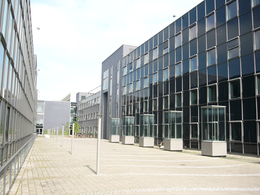
%> input picture images/DAIMI_AU_small.png, 260 x 195 px, shrunk from 1024 x 768 before the run
$ octave --eval "image_compression;"   (GNU Octave 9; MATLAB toolbox functions it lacks are replaced by stand-ins)
%> lines starting %> are read from the running program, lines starting %| are printed output that depends on the picture; long printed decimals are rounded
### h4kmeans.m
function [centroids, clusters] = h4kmeans(D,k,epsilon)
% H4KMEANS runs the K-means argorithm.
%
% [centroids, clusters] = H4KMEANS(D,k,epsilon) takes in a data matrix, a
% number of desired clusters and a min difference between iterations at
% which to stop optimising. It returns the centroids of clusters along with
% cluster assignments for every given data point.

    %% Global variables
    numDim = size(D, 2);
    numOfRows = size(D, 1);


    %% Initialize centroids
    tmp = unique(D, 'rows');
    if size(tmp, 1) >= k
        % Pick k random data points as initial
        permutation = randperm(size(tmp, 1));
        Lastcentroids = tmp(permutation(1 : k), :);
    else
        % All colors can have their own centroid
        Lastcentroids = [tmp ; rand(k - size(tmp, 1), numDim)];
    end

    %% Find "best" cluster assignment iterative
    centroids = Lastcentroids;
    % Everything changes in the begining
    change = Inf;
    while(change > epsilon)
        %% Cluster Assignment Step
        clusters = cell(k, 1); %reset all clusters.
        parfor ii = 1 : k
            clusters{ii} = logical(false(1,numOfRows));
        end

        clusterAssignments = zeros(numOfRows,1);

        parfor xj = 1 : numOfRows
            diff = (ones(k,1)*D(xj,:)) - centroids;
            % ||diff||^2 = sqrt(sum(diff.^2))^2 = sum(diff.^2)
            distance = sum(diff.^2,2);
            [~, idx] = min(distance);
%             clusters{idx}(xj) = true;
            clusterAssignments(xj) = idx;
        end;
        for jj = 1 : numOfRows
            idx = clusterAssignments(jj);
            xj = jj;
            clusters{idx}(xj) = true;
        end

        %% Update centroids
        tempCentroids = centroids;
        parfor i=1: k
           Ck = D(clusters{i}, :);
           if isempty(Ck)
               continue;
           end;
           centroids(i, :) =  1/size(Ck, 1) * sum(Ck, 1);
        end;
        %% Get the change
        change = sum(sum((centroids - Lastcentroids).^2, 2));
        fprintf('Change: %f\n', change);
        Lastcentroids = tempCentroids;
    end;
    %% Convert output
    clusters = convertToClusterAssignment(clusters, k);
end

function dataCluster = convertToClusterAssignment (clusters, k)
% CONVERTTOCLUSTERASSIGNMENT converts to proper output
    dataCluster = zeros(length(clusters{1}),1);
    for ii = 1 : k
        dataCluster(clusters{ii}) = ii;
    end
end

### image_compression.m
function [] = image_compression()
%  This script will load and compress an image using kmeans clustering of
%  colors.
fprintf('\nRunning K-Means clustering on pixels from an image.\n\n');

%  TODO. Load an image. This can be done using the call:
 A = double(imread('images/DAIMI_AU_small.png'));
%  A = double(imread('images/penisr.png'));

% Size of the image
img_size = size(A);
%> img_size = [195 260 3]

% Reshape the image into an N x 3 matrix where N = number of pixels.
% Each row will contain the Red, Green and Blue pixel values.
D = reshape(A, [img_size(1)*img_size(2) img_size(3)]);
originalColors = size(unique(D), 1)+1;
%> originalColors = 257
fprintf('Image contains %d different colors\n', originalColors);
%| Image contains 257 different colors
D = D / 255; % Divide by 255 so that all values are in the range 0 - 1
% Run k-means or EM to form clusters of colors. Experiment with using
% different values for K.
K = 100;
  [centroids, idx] = h4kmeans(D, K, 0.001);
%> in h4kmeans, `Lastcentroids = tmp(permutation(1 : k), :);`: Lastcentroids = 100 rows, first 12: [0.831 0.784 0.678; 0.729 0.714 0.741; 0.427 0.447 0.42; 0.278 0.29 0.31; 0.51 0.522 0.439; 0.412 0.451 0.502; 0.753 0.831 0.863; 0.318 0.361 0.392; 0.482 0.471 0.459; 0.565 0.545 0.502; 0.89 0.871 0.784; 0.506 0.478 0.49]
%> in h4kmeans, `centroids = Lastcentroids;`: centroids has the same summary as Lastcentroids
%> the loop in h4kmeans, `while(change > epsilon)` made 11 passes
%> change on passes 1 to 11: 0.0361, 0.0626, 0.0153, 0.00825, 0.00652, 0.0057, 0.00387, 0.00254, 0.00153, 0.00105, 0.000765
%| Change: 0.03614
%| Change: 0.06265
%| Change: 0.01532
%| Change: 0.008253
%| Change: 0.006524
%| Change: 0.005698
%| Change: 0.003874
%| Change: 0.002545
%> (further printed lines are left out)
%> after the loop in h4kmeans, `while(change > epsilon)`: centroids = 100 rows, first 12: [0.809 0.773 0.665; 0.723 0.733 0.756; 0.407 0.427 0.432; 0.263 0.277 0.258; 0.527 0.518 0.471; 0.395 0.449 0.493; 0.701 0.821 0.892; 0.336 0.369 0.396; 0.456 0.483 0.478; 0.561 0.544 0.489; 0.909 0.872 0.798; 0.491 0.5 0.493]; clusters = 100 items
% disp('here');
%  [centroids, ~, ~, ~] =h4EM(D, K, 0.1,centroids);
 fprintf('\nApplying K-Means to compress an image.\n\n');

% Use the resulting centroids and cluster assignments to construct a
% vector of N-by-3 where for each pixel you use the centroid color values.
% Use img_compressed for variable name.
img_compressed = zeros(img_size(1)*img_size(2), img_size(3));
for ii = 1 : size(D, 1)
    img_compressed(ii, :) = centroids(idx(ii), :);
end
% Reshape the vector into a 3 dimensional matrix corresponding to the
% image.
img_compressed = reshape(img_compressed, img_size(1), img_size(2), 3);
%> `image_compression;`:
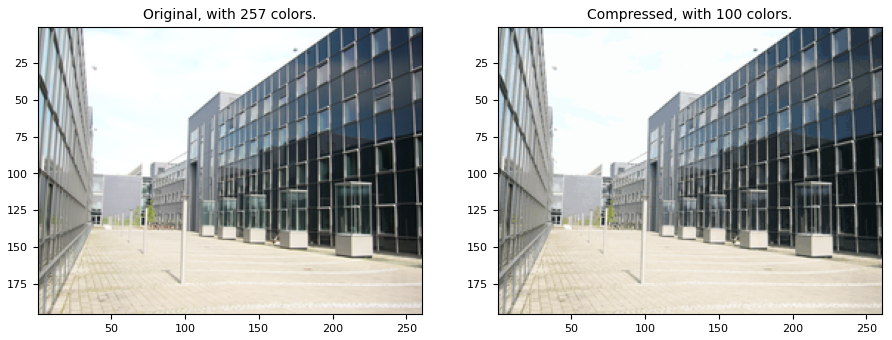
%> figure redrawn from the program's plot data, 2 panels
% Display the original image
subplot(1, 2, 1);
imagesc(1:img_size(2), 1: img_size(1), reshape(D, img_size(1), img_size(2), 3));
title(sprintf('Original, with %d colors.', originalColors));

% Display compressed image next to original
subplot(1, 2, 2);
imagesc(1:img_size(2), 1: img_size(1), img_compressed)
title(sprintf('Compressed, with %d colors.', K));
end
